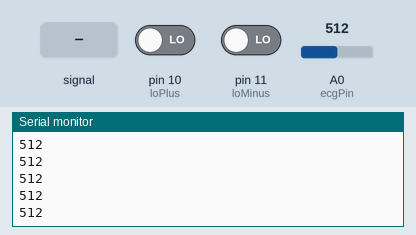
This sketch was run on a simulated Arduino Uno, built with avr-gcc and run on an emulated ATmega328P. On the bench: the last lines printed to the serial monitor. The inputs (shaded band) are chosen by the test bench; at power-on: A0 (ecgPin) = 512, pin 10 (loPlus) LOW, pin 11 (loMinus) LOW.

Above: at 1.2 s.
1.3 s: A0 (ecgPin) fed a 200 Hz sine of ±81 counts around its level
At 1.9 s:
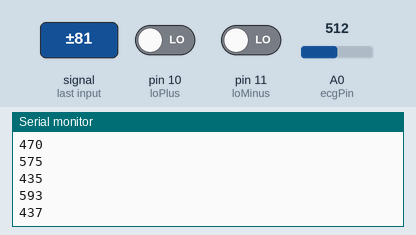
2.8 s: A0 (ecgPin) set to 716
At 3.5 s:
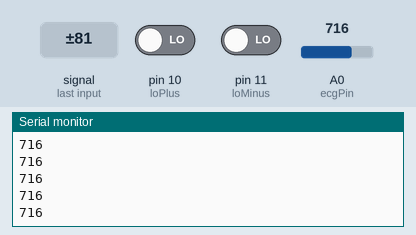
4.3 s: pin 10 (loPlus) driven HIGH
Timing chart, 0 to 6.9 s (numbered marks = the images above; inputs shaded):
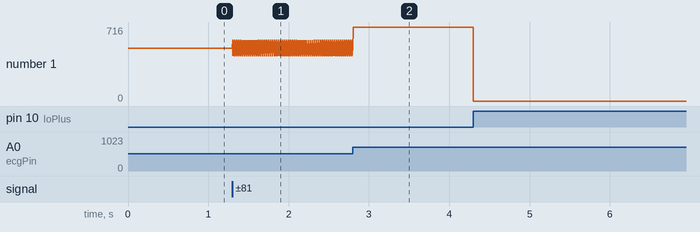

Measured:
- after the input at 1.3 s, the serial monitor: prints a new line at once (image 1)
- plotted number 1: 512 → 489 after the input at 1.3 s

The sketch:

EKG360hzVref33_v2.ino
```cpp
const int ecgPin = A0;
const int loPlus = 10;
const int loMinus = 11;

volatile bool sampleReady = false;

// interrupción Timer1
ISR(TIMER1_COMPA_vect) {
  sampleReady = true;
}

void setup() {
  analogReference(EXTERNAL);

  Serial.begin(115200);

  pinMode(loPlus, INPUT);
  pinMode(loMinus, INPUT);

  // configuración Timer1
  cli();

  TCCR1A = 0;
  TCCR1B = 0;
  TCNT1 = 0;

  // modo CTC
  TCCR1B |= (1 << WGM12);

  // prescaler 64
  TCCR1B |= (1 << CS11) | (1 << CS10);

  // 16MHz / 64 / 360Hz ≈ 694
  OCR1A = 694;

  // habilitar interrupción
  TIMSK1 |= (1 << OCIE1A);

  sei();
}

void loop() {

  if (sampleReady) {

    sampleReady = false;

    if (digitalRead(loPlus) || digitalRead(loMinus)) {
      Serial.println(0);
    }
    else {
      int ecg = analogRead(ecgPin);
      Serial.println(ecg);
    }

  }
}
```
